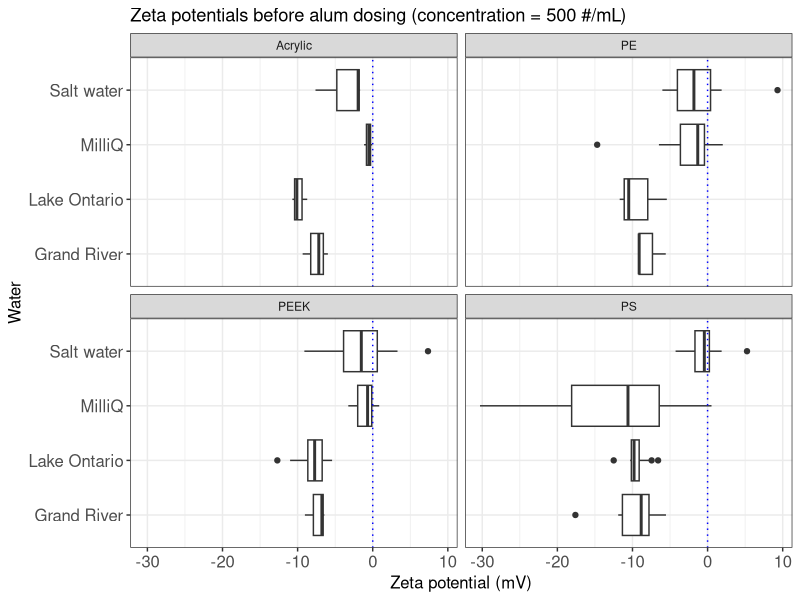
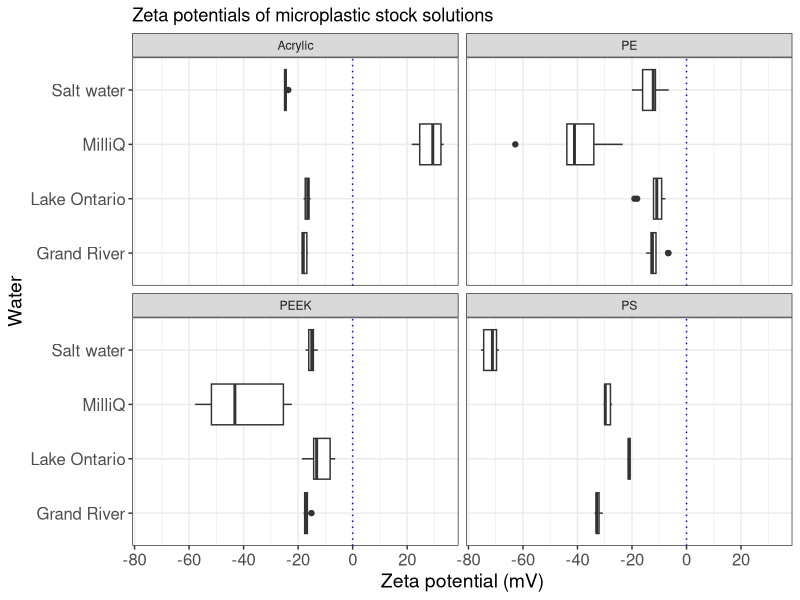
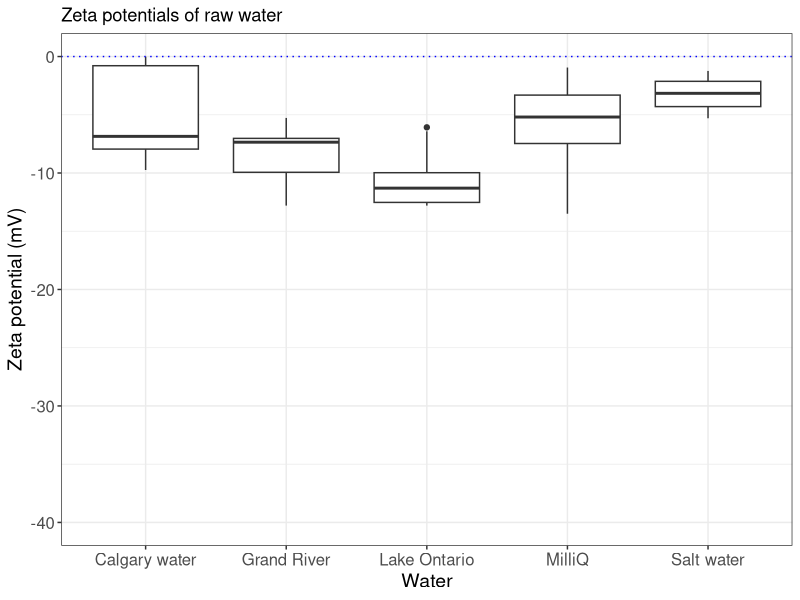
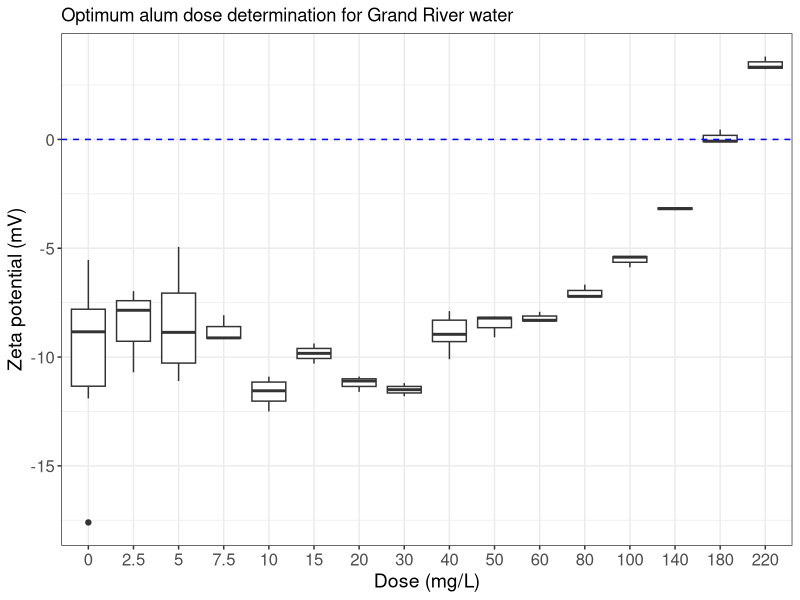
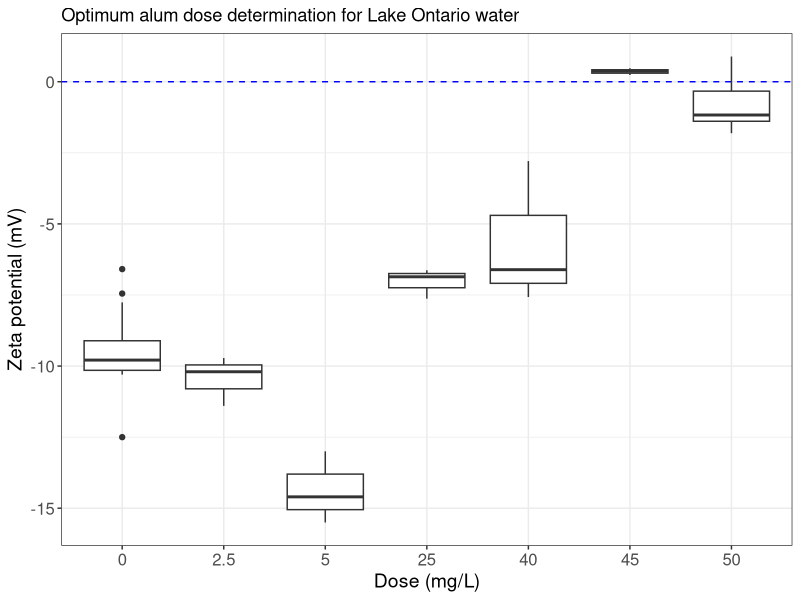
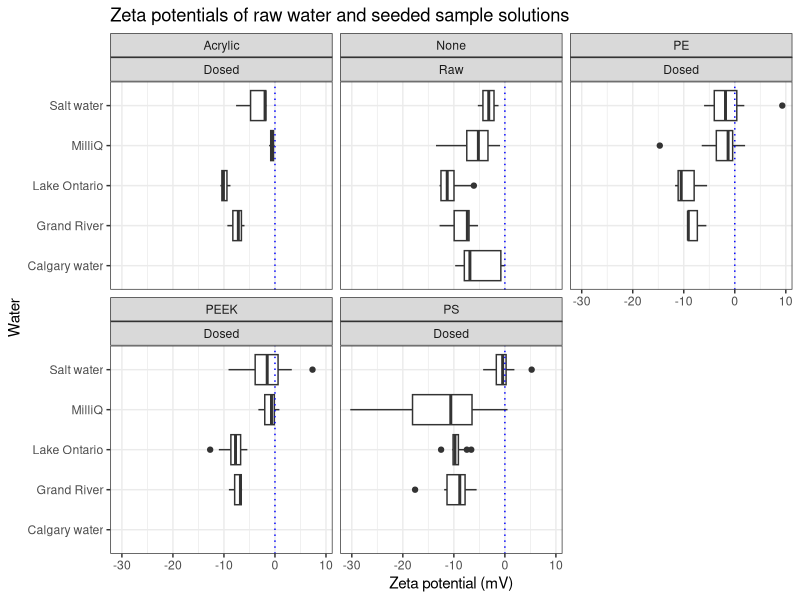
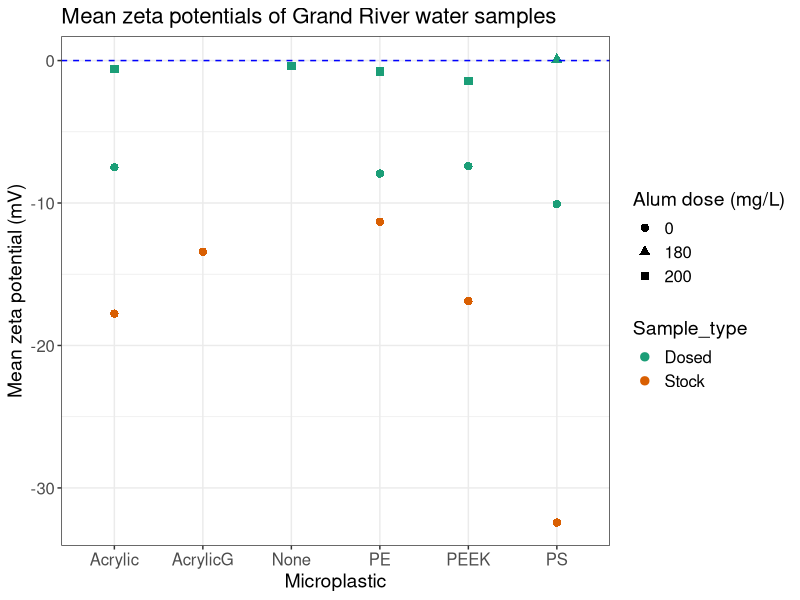
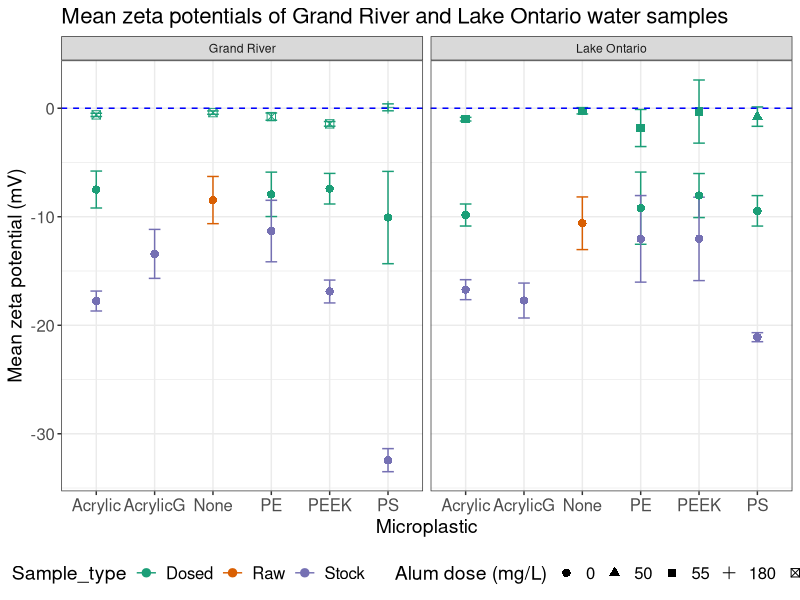

Generate these figures, in order, with R:
library("readxl")
library(writexl)
library(dplyr)
library(ggplot2)
library(rstatix)
library(reshape2)


#######################################
zeta <- read_xlsx("OmarZeta.xlsx")

##Boxplots of microplastics initial zeta potentials in diluted jars##
zeta$Dose <- as.factor(zeta$Dose)

initial_zp <- zeta %>%
  filter(Water == "MilliQ" |
           Water == "Grand River" |
           Water == "Lake Ontario" |
           Water == "Salt water") %>%
  filter(Dose == "0" &
           Sample_type == "Dosed")
  
  ggplot(initial_zp, aes(x = Water, y = ZP))+
  geom_boxplot()+
  facet_wrap(~Microplastic)+
  theme_bw()+
  geom_hline(yintercept = 0, color = "Blue", linetype = "dotted")+
  coord_flip()+
  labs(y = "Zeta potential (mV)", title = "Zeta potentials before alum dosing (concentration = 500 #/mL)")+
    theme(axis.title.x = element_text(size = 12),
          axis.title.y = element_text(size = 12),
          axis.text = element_text(size = 12))



##Zeta potentials of stock solutions##

zeta %>%
  filter(Sample_type == "Stock") %>%
  filter(Water != "Calgary water")%>%
  filter(Microplastic != "AcrylicG") %>%
  filter(Microplastic != "None") %>%
  ggplot(aes(x = Water, y = ZP))+
  geom_boxplot()+
  facet_wrap(~Microplastic)+
  theme_bw()+
  coord_flip()+
  geom_hline(yintercept = 0, color = "blue", linetype = "dotted")+
  labs(y = "Zeta potential (mV)", title = "Zeta potentials of microplastic stock solutions") +
  theme(axis.title.x = element_text(size = 14),
        axis.title.y = element_text(size = 14),
        axis.text = element_text(size = 12))

####################################
##Zeta potential of the raw waters##
####################################
zeta_raw <- zeta %>%
  filter(Sample_type == "Raw")

  ggplot(zeta_raw, aes(x = Water, y = ZP))+
  geom_boxplot()+
    theme_bw()+
    #coord_flip()+
    geom_hline(yintercept = 0, color = "blue", linetype = "dotted")+
    ylim(-40,0)+
    labs(y = "Zeta potential (mV)", title = "Zeta potentials of raw water") +
    theme(axis.title.x = element_text(size = 14),
          axis.title.y = element_text(size = 14),
          axis.text = element_text(size = 12))
           

##Optimum dose determination for Grand River water##
zeta$Dose <- as.factor(zeta$Dose)

zeta %>%
  filter(Sample_type == "Dosed" &
         Water == "Grand River" &
         Microplastic == "PS") %>%
  ggplot(aes(x = Dose, y = ZP), color = Water)+
  geom_boxplot()+
  #facet_wrap(~Microplastic)+
  theme_bw()+
  #coord_flip()+
  geom_hline(yintercept = 0, color = "blue", linetype = "dashed")+
  labs(x = "Dose (mg/L)",y = "Zeta potential (mV)", 
       title = "Optimum alum dose determination for Grand River water")+
  theme(axis.title.x = element_text(size = 14),
        axis.title.y = element_text(size = 14),
        axis.text = element_text(size = 12))

###############################################
##Optimum dose determination for Lake Ontario##
###############################################
zeta %>%
  filter(Sample_type == "Dosed" &
           Water == "Lake Ontario" &
           Microplastic == "PS") %>%
  ggplot(aes(x = Dose, y = ZP), color = Water)+
  geom_boxplot()+
  #facet_wrap(~Microplastic)+
  theme_bw()+
  #coord_flip()+
  geom_hline(yintercept = 0, color = "blue", linetype = "dashed")+
  labs(x = "Dose (mg/L)",y = "Zeta potential (mV)", 
       title = "Optimum alum dose determination for Lake Ontario water")+
  theme(axis.title.x = element_text(size = 14),
        axis.title.y = element_text(size = 14),
        axis.text = element_text(size = 12))

##Comparing raw water zeta and dose 0 zetas

zeta %>%
  filter(Sample_type == "Raw" |
           Sample_type == "Dosed" &
           Dose == 0) %>%
  ggplot(aes(x = Water, y = ZP))+
  geom_boxplot()+
  facet_wrap(Microplastic~Sample_type)+
  theme_bw()+
  coord_flip()+
  geom_hline(yintercept = 0, color = "blue", linetype = "dotted")+
  labs(y = "Zeta potential (mV)", title = "Zeta potentials of raw water and seeded sample solutions")


##Calculating mean and std. deviations of zeta potential for 0 and optimimum dose (200 mg/L)
##GRAND RIVER##

Stats_GR <- zeta %>%
  filter(Water == "Grand River" &
             (Sample_type == "Dosed" |
             Sample_type == "Stock")) %>%
 group_by(Microplastic, Sample_type, Dose) %>%
 summarize(Mean = mean(ZP), Standard_deviation = sd(ZP))

Stats_GR <- Stats_GR[-c(13:25,27),]

write_xlsx(Stats_GR,"Stats_GR.xlsx")

ggplot(Stats_GR, aes(x = Microplastic, y = Mean, shape = Dose, color = Sample_type))+
  geom_point(size = 2.5)+
  #facet_wrap(~Sample_type)+
  theme_bw()+
  scale_color_brewer(palette = "Dark2")+
  geom_hline(yintercept = 0, color = "blue", linetype = "dashed")+
  labs(shape = "Alum dose (mg/L)",y = "Mean zeta potential (mV)", 
       title = "Mean zeta potentials of Grand River water samples")+
  theme(plot.title = element_text(size = 16),
       axis.title.x = element_text(size = 14),
        axis.title.y = element_text(size = 14),
        axis.text = element_text(size = 12),
        legend.text = element_text(size = 12),
        legend.title = element_text(size = 14))

  



##Mean zetas of both Grand River and Lake Ontario in one##
Stats_GR_LO <- zeta %>%
  filter((Water == "Grand River" |
            Water == "Lake Ontario") &
           (Sample_type == "Dosed" |
              Sample_type == "Stock"|
              Sample_type == "Raw")) %>%
  group_by(Water,Microplastic, Sample_type, Dose) %>%
  summarize(Mean = mean(ZP), Standard_deviation = sd(ZP))

Stats_GR_LO <- Stats_GR_LO[-c(14:26,28,40,42,45:49),]

write_xlsx(Stats_GR_LO,"Stats_GR_LO.xlsx")

ggplot(Stats_GR_LO, aes(x = Microplastic, y = Mean, ymin = Mean - Standard_deviation,
                        ymax = Mean + Standard_deviation, shape = Dose, color = Sample_type))+
  geom_errorbar(width = 0.2)+
  geom_point(size = 2.5)+
  facet_wrap(~Water)+
  theme_bw()+
  scale_color_brewer(palette = "Dark2")+
  geom_hline(yintercept = 0, color = "blue", linetype = "dashed")+
  labs(shape = "Alum dose (mg/L)",y = "Mean zeta potential (mV)", 
       title = "Mean zeta potentials of Grand River and Lake Ontario water samples")+

  theme(plot.title = element_text(size = 16),
        axis.title.x = element_text(size = 14),
        axis.title.y = element_text(size = 14),
        axis.text = element_text(size = 12),
        legend.text = element_text(size = 12),
        legend.title = element_text(size = 14),
        legend.position = "bottom")

########################################
##LO,GR,MilliQ and Salt water together##
########################################

Stats_GR_LO_MQ_SW <- zeta %>%
  filter((Water == "Grand River" |
            Water == "Lake Ontario" |
            Water == "MilliQ" |
            Water == "Salt water") &
           (Sample_type == "Dosed" |
            Sample_type == "Stock"|
            Sample_type == "Raw") &
            Microplastic != "AcrylicG" )   %>%
  
  group_by(Water,Microplastic, Sample_type, Dose) %>%
  summarize(Mean = mean(ZP), Standard_deviation = sd(ZP))

Stats_GR_LO_MQ_SW <- Stats_GR_LO_MQ_SW[-c(13:25,27,38,40,43:46,48,57,58,59,63,67,68,77,84,84),]

write_xlsx(Stats_GR_LO_MQ_SW,"Stats_all.xlsx")

stat_all_new <- read_xlsx("Stats_all_new.xlsx")

ggplot(stat_all_new, aes(x = factor(Microplastic,levels = c("None", "Acrylic","PE","PEEK","PS")), 
                                    y = Mean, ymin = Mean - Standard_deviation,
                        ymax = Mean + Standard_deviation,  shape = Sample_type))+
  geom_errorbar(width = 0.1)+
  geom_point(size = 2.5, alpha = 0.70)+
  facet_wrap(~Water)+
  theme_bw()+
  scale_color_brewer(palette = "Dark2")+
  geom_hline(yintercept = 0, color = "blue", linetype = "dashed")+
  labs(shape = "Sample type",y = "Mean zeta potential (mV)", x = "Microplastic")+ 
       #title = "Mean zeta potentials of Grand River, Lake Ontario, MilliQ and Saltwater samples")+
  
  theme(plot.title = element_text(size = 16),
        axis.title.x = element_text(size = 14),
        axis.title.y = element_text(size = 14),
        axis.text = element_text(size = 12),
        legend.text = element_text(size = 12),
        legend.title = element_text(size = 14),
        legend.position = "right",
        strip.text.x = element_text(size = 14))+
  scale_shape_manual(values = 15:18)


########################################
##Mean zetas for MilliQ and Salt water##
########################################
Stats_MQ_SW <- zeta %>%
  filter((Water == "MilliQ" |
            Water == "Salt water") &
           (Sample_type == "Dosed" |
              Sample_type == "Stock")) %>%
  group_by(Water,Microplastic, Sample_type, Dose) %>%
  summarize(Mean = mean(ZP), Standard_deviation = sd(ZP))

Stats_MQ_SW <- Stats_MQ_SW[-c(4,6,7,11,15,16,20,28,29),]
write_xlsx(Stats_MQ_SW,"Stats_MQ_SW.xlsx")

ggplot(Stats_MQ_SW, aes(x = Microplastic, y = Mean, shape = Dose, color = Sample_type))+
  geom_point(size = 2.5)+
  facet_wrap(~Water)+
  theme_bw()+
  scale_color_brewer(palette = "Dark2")+
  geom_hline(yintercept = 0, color = "blue", linetype = "dashed")+
  labs(shape = "Alum dose (mg/L)",y = "Mean zeta potential (mV)", 
       title = "Mean zeta potentials of MilliQ and Salt water samples")+
  
  theme(plot.title = element_text(size = 16),
        axis.title.x = element_text(size = 14),
        axis.title.y = element_text(size = 14),
        axis.text = element_text(size = 12),
        legend.text = element_text(size = 12),
        legend.title = element_text(size = 14),
        legend.position = "bottom")


##Calculating mean and std. deviations## Lake Ontario

Stats_LO <- zeta %>%
  filter(Water == "Lake Ontario" &
           (Sample_type == "Dosed" |
           Sample_type == "Stock")) %>%
  group_by(Microplastic, Sample_type, Dose) %>%
  summarize(Mean = mean(ZP), Standard_deviation = sd(ZP))

Stats_LO <- Stats_LO[-c(15:19,10,12),]

write_xlsx(Stats_LO,"Stats_LO.xlsx")

ggplot(Stats_LO, aes(x = Microplastic, y = Mean, shape = Dose))+
  geom_point()+
  facet_wrap(~Sample_type)+
  theme_bw()+
  #scale_color_brewer(palette = "Dark2")+
  geom_hline(yintercept = 0, color = "blue", linetype = "dotted")+
  labs(shape = "Alum dose (mg/L)",y = "Mean zeta potential (mV)", title = "Mean zeta potentials for Lake Ontario")


##########
##T-test##
##########

##Raw water zeta and particle addition zeta comparison## PEEK

compare <- zeta %>%
  filter(Sample_type == "Raw" |
           Dose == 0 &
           Microplastic == "PEEK")

compare <- compare[,-c(1,2,6,7,9:13)]

  compare <- compare %>%
    subset(Sample_type != "Stock")
  
Ttest_PEEK <- t.test(ZP ~ Sample_type, data = compare) 

Ttest_PEEK$p.value

##Raw water zeta and particle addition zeta comparison## PE MilliQ

compare <- zeta %>%
  filter(Sample_type == "Raw" |
           Dose == 0 &
           Microplastic == "PS")%>%
  filter(Water == "MilliQ")
  

compare <- compare[,-c(1,2,6,7,9:13)]

compare <- compare %>%
  subset(Sample_type != "Stock")

Ttest_PE <- t.test(ZP ~ Sample_type, data = compare) 

Ttest_PE$p.value

with(compare, shapiro.test(ZP[Sample_type == "Dosed"]))
var.test(ZP ~ Sample_type, data = compare)



###############################
##Adding a column of p values##
###############################

compare_ps <- zeta %>%
  filter(Sample_type == "Raw" |
           Dose == 0 &
           Microplastic == "PS") %>% 
  group_by(Water) %>%
  subset(Sample_type != "Stock") %>%
  subset(Water != "Calgary water") %>%
  mutate(p_value = t.test(ZP ~ Sample_type)$p.value)
  
compare_ps <- compare_ps[,-c(1,2,6,7,8,9:13)]

p_value_ps <- distinct(compare_ps)

##################################

compare_pe <- zeta %>%
  filter(Sample_type == "Raw" |
           Dose == 0 &
           Microplastic == "PE") %>% 
  group_by(Water) %>%
  subset(Sample_type != "Stock") %>%
  subset(Water != "Calgary water") %>%
  mutate(p_value = t.test(ZP ~ Sample_type)$p.value)

compare_pe <- compare_pe[,-c(1,2,6,7,8,9:13)]

p_value_pe <- distinct(compare_pe)

#################################

compare_peek <- zeta %>%
  filter(Sample_type == "Raw" |
           Dose == 0 &
           Microplastic == "PEEK") %>% 
  group_by(Water) %>%
  subset(Sample_type != "Stock") %>%
  subset(Water != "Calgary water") %>%
  mutate(p_value = t.test(ZP ~ Sample_type)$p.value)

compare_peek <- compare_peek[,-c(1,2,6,7,8,9:13)]

p_value_peek <- distinct(compare_peek)

#################################

compare_ac <- zeta %>%
  filter(Sample_type == "Raw" |
           Dose == 0 &
           Microplastic == "Acrylic") %>% 
  group_by(Water) %>%
  subset(Sample_type != "Stock") %>%
  subset(Water != "Calgary water") %>%
  mutate(p_value = t.test(ZP ~ Sample_type)$p.value)

compare_ac <- compare_ac[,-c(1,2,6,7,8,9:13)]

p_value_ac <- distinct(compare_ac)

p_values <- rbind(p_value_pe,p_value_peek,p_value_ps,p_value_ac)
p_values <- subset(p_values, Microplastic != "None")
p_values <- p_values[,-2]

write_xlsx(p_values,"p_values.xlsx")
